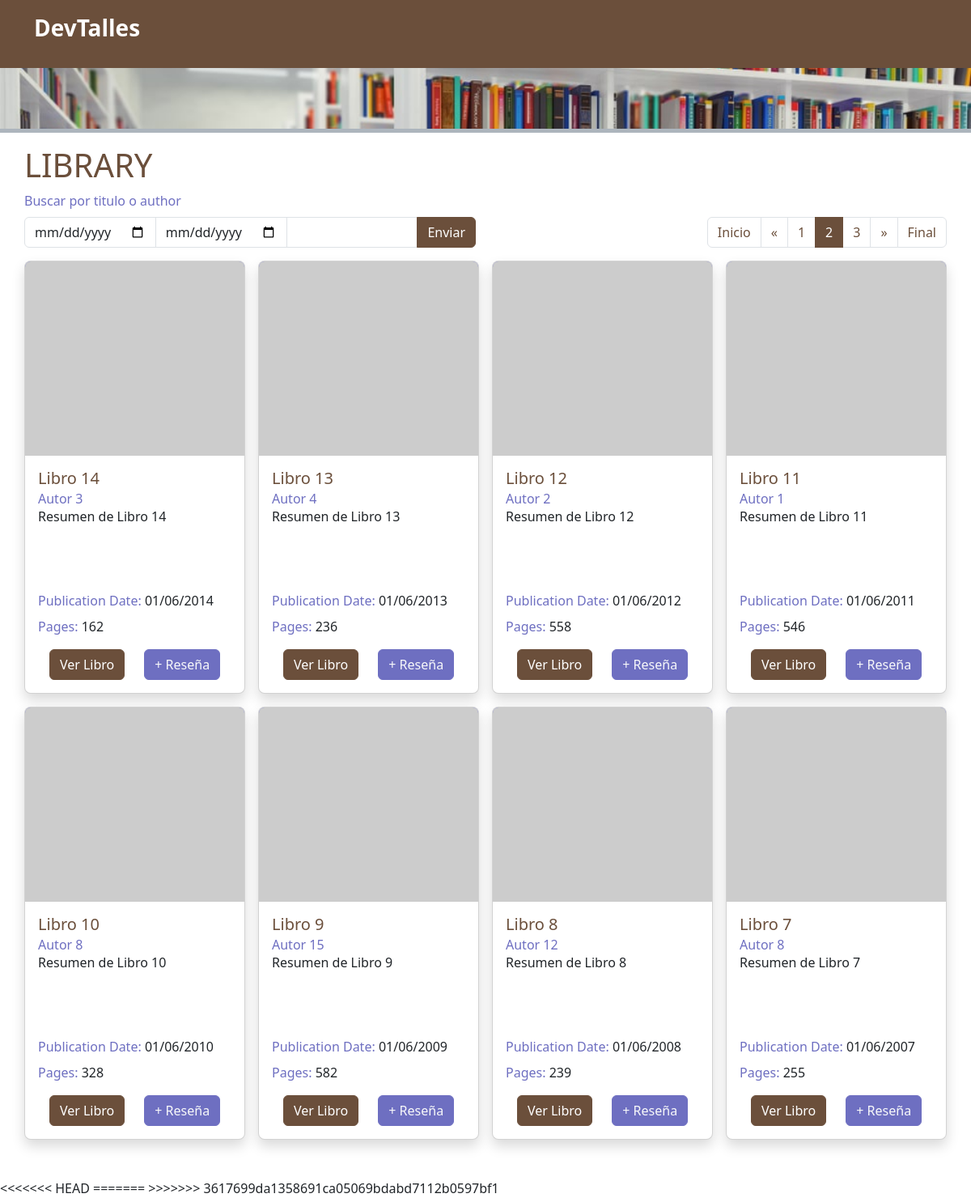
Page /library/?page=2& on the committed database.
### library/models.py (models this page shows, shortened)
class Book(models.Model):
    title = models.CharField(max_length=200)
    publication_date = models.DateField(null=True, blank=True)
    author = models.ForeignKey(
        Author, on_delete=models.CASCADE, related_name='books')
    pages = models.IntegerField()
    isbn = models.CharField(max_length=50)
    genres = models.ManyToManyField(Genre, related_name='books')
    recommended_by = models.ManyToManyField(get_user_model(), through='Recommendation', related_name='recommendations')
    class Meta:
        verbose_name = 'Libro'
        verbose_name_plural = 'Libros'
    @property
    def summary(self):
        if hasattr(self, 'detail') and self.detail.summary:
            return self.detail.summary
        return "Aun no se escribe una descripción para este libro"

class Author(models.Model):
    name = models.CharField(max_length=100)
    birth_date = models.DateField(null=True, blank=True)

class BookDetail(models.Model):
    summary = models.TextField()
    cover_url = models.CharField()
    language = models.CharField()
    book = models.OneToOneField(Book, on_delete=models.CASCADE, related_name='detail')

### library/views.py (the view)
# urls.py: path('', views.index, name="library"),
def index(request):
    books = Book.objects.all().order_by('-publication_date')
    query = request.GET.get('query_search')
    date_start = request.GET.get('start')
    date_end = request.GET.get('end')
    if query:
        books = books.filter(
            Q(title__icontains=query) |
            Q(author__name__icontains=query)
        )
    if date_start and date_end:
        books = books.filter(
            publication_date__range=[
                date_start, date_end
            ]
        )
    paginator = Paginator(books, 8)
    page_number = request.GET.get('page')
    page_obj = paginator.get_page(page_number)
    query_params = request.GET.copy()
    if "page" in query_params:
        query_params.pop('page')
    query_string = query_params.urlencode()
    return render(request, 'library/index.html', {
        'name': 'Yeromi Zavala Castillo',
        'books': page_obj,
        'query': query,
        'query_string': query_string
    })

### library/templates/library/index.html (shortened to what this page needs)
{% extends 'base.html' %}
{% load static %}
{% block page_style %}
  <link rel="stylesheet" href="{% static 'library/css/library_styles.css' %}" />
{% endblock %}
{% block content %}
  {% include "includes/page_img.html" %}
  <div class="container mb-5 p-0">
    <h1 class="title text-primary">Library</h1>
    <div class="row mb-3 justify-content-between align-items-end">
      <div class="col-6">
        <form method="get">
          <label for="searchForTitleAuthor" class="form-label text-secondary">Buscar por titulo o author</label>
          <div class="input-group">
            <input type="date" name="start" class="form-control" value="{{request.GET.start}}">
            <input type="date" name="end" class="form-control" value="{{request.GET.end}}">
            <input type="text" name="query_search" class="form-control" id="searchForTitleAuthor" aria-describedby="searchForValue" value="{% if query %}{{query}}{% endif %}">
            <button type="submit" class="btn btn-primary">Enviar</button>
          </div>
        </form>
      </div>
      <div class="col-auto">
        <nav aria-label="...">
          <ul class="pagination m-0">
            {% if books.has_previous %}
              <li class="page-item"><a class="page-link" href="?page=1&{{ query_string }}">Inicio</a></li>
              <li class="page-item">
                <a class="page-link" href="?page={{ books.previous_page_number }}&{{ query_string }}" aria-label="Previous">
                  <span aria-hidden="false">&laquo;</span>
                </a>
              </li>
              <li class="page-item"><a class="page-link" href="?page={{ books.previous_page_number }}&{{ query_string }}">{{ books.previous_page_number }}</a></li>
            {% endif %}
            <li class="page-item active"><a class="page-link" href="?page={{ books.number }}&{{ query_string }}">{{ books.number }}</a></li>
            {% if books.has_next %}
              <li class="page-item"><a class="page-link" href="?page={{ books.next_page_number }}&{{ query_string }}">{{ books.next_page_number }}</a></li>
              <li class="page-item">
                <a class="page-link" href="?page={{ books.next_page_number }}&{{ query_string }}" aria-label="Next">
                  <span aria-hidden="false">&raquo;</span>
                </a>
              </li>
              <li class="page-item"><a class="page-link" href="?page={{ books.paginator.num_pages }}&{{ query_string }}">Final</a></li>
            {% endif %}
          </ul>
        </nav>
      </div>
    </div>
    <div class="row row-cols-lg-4 row-cols-md-3 row-cols-1 g-3">
      {% for book in books %}
        <div class="col">
          <div class="card shadow overflow-hidden rounded-3">
            <header class="overflow-hidden bg-secondary" style="height: 15rem;">
              <img
                src="{% if book.detail and book.detail.cover_url != '' %}{{ book.detail.cover_url }}{% else %}{% static "library/img/cover-not-found.jpg" %}{% endif %}"
                class="card-img-top object-fit-cover" alt="...">
            </header>
            <div class="card-body">
              <h5 class="card-title text-truncate text-primary" title="{{ book.title }}">{{ book.title }}</h5>
              <h6 class="card-subtitle text-secondary" title="{{ book.author.name }}">{{ book.author.name }}</h6>
              <p class="card-text mb-2 phrase-truncate-4" title="{{ book.summary }}">{{ book.summary }}</p>
              <p class="card-text mb-2"><span class="text-secondary">Publication Date:</span> {{ book.publication_date|date:"d/m/Y" }}</p>
              <p class="card-text mb-2"><span class="text-secondary">Pages:</span> {{ book.pages }}</p>
              <div class="row mt-3 justify-content-center">
                <div class="col-auto">
                  <a href="{% url 'book_detail' book_id=book.id %}" class="btn btn-primary">Ver Libro</a>
                </div>
                <div class="col-auto">
                  <a href="{% url 'recommend_book' book_id=book.id %}" class="btn btn-secondary text-light">+ Reseña</a>
                </div>
              </div>
            </div>
          </div>
        </div>
      {% empty %}
        <div class="col">
          <p>No se encontraron libros</p>
        </div>
      {% endfor %}
    </div>
  </div>
{% endblock %}

### library/static/library/css/library_styles.css (style rules this page uses)
img { max-height: 15rem; }
.title { text-transform: uppercase; color: #1a1a1a; }
.phrase-truncate-4 { height: 6em; display: -webkit-box; -webkit-line-clamp: 4; -webkit-box-orient: vertical; overflow: hidden; text-overflow: ellipsis; cursor: default; }

### rows in the picture
Book: title "Libro 14", author.name "Autor 3", summary "Resumen de Libro 14", publication_date "01/06/2014", pages "162"
Book: title "Libro 13", author.name "Autor 4", summary "Resumen de Libro 13", publication_date "01/06/2013", pages "236"
Book: title "Libro 12", author.name "Autor 2", summary "Resumen de Libro 12", publication_date "01/06/2012", pages "558"
Book: title "Libro 11", author.name "Autor 1", summary "Resumen de Libro 11", publication_date "01/06/2011", pages "546"
Book: title "Libro 10", author.name "Autor 8", summary "Resumen de Libro 10", publication_date "01/06/2010", pages "328"
Book: title "Libro 9", author.name "Autor 15", summary "Resumen de Libro 9", publication_date "01/06/2009", pages "582"
Book: title "Libro 8", author.name "Autor 12", summary "Resumen de Libro 8", publication_date "01/06/2008", pages "239"
Book: title "Libro 7", author.name "Autor 8", summary "Resumen de Libro 7", publication_date "01/06/2007", pages "255"

### other values in the picture
{{ books.previous_page_number }} "1"
{{ books.number }} "2"
{{ books.next_page_number }} "3"
